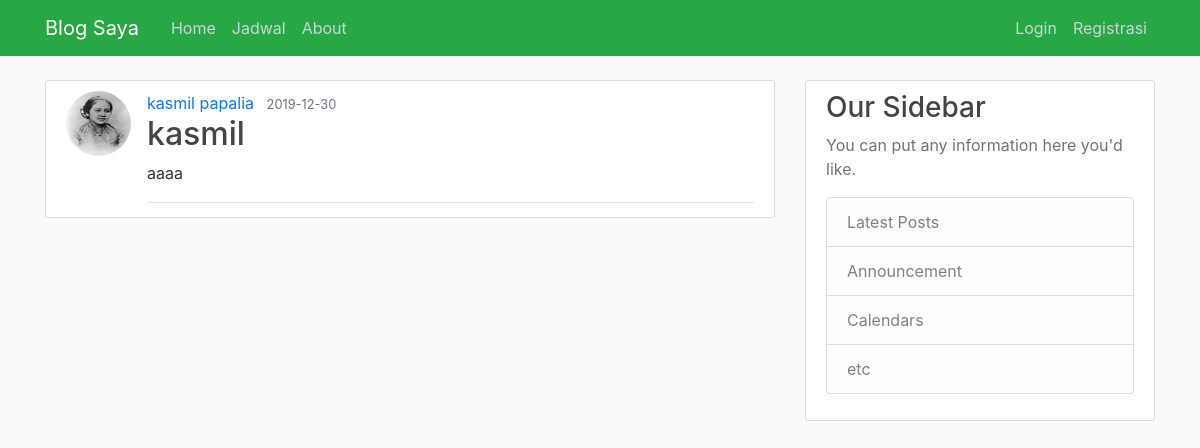
/post/1, run on an earlier commit of the app's database.
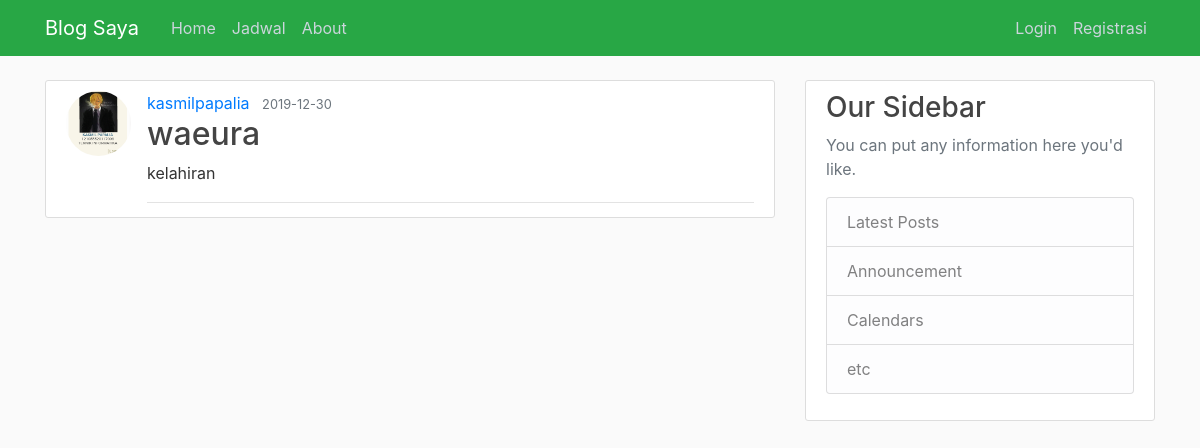
And on a later commit of the database.
### blog_ku/models.py (models this page shows, shortened)
class User(db.Model, UserMixin):
	id = db.Column(db.Integer, primary_key=True)
	username = db.Column(db.String(20), unique=True, nullable=False)
	email = db.Column(db.String(120), unique=True, nullable=False)
	image_file = db.Column(db.String(20), nullable=False, default='default.jpg')
	password = db.Column(db.String(60), nullable=False)
	posts = db.relationship('Post', backref='penulis', lazy=True)

class Post(db.Model):
	id = db.Column(db.Integer, primary_key=True)
	title = db.Column(db.String(100), nullable=False)
	tgl_post = db.Column(db.DateTime, nullable=False, default=datetime.utcnow)
	konten = db.Column(db.Text, nullable=False)
	user_id = db.Column(db.Integer, db.ForeignKey('user.id'), nullable=False)

### blog_ku/routes.py (the view)
@app.route("/post/<int:post_id>")
def post(post_id):
	post= Post.query.get_or_404(post_id)
	return render_template('post.html', title=post.title, post=post)

### blog_ku/templates/post.html (shortened to what this page needs)
{% extends "layout.html" %}
{% block content%}
<article class="media content-section">
	<img class="rounded-circle article-img"
		src="{{ url_for('static', filename='foto_profil/' + post.penulis.image_file) }}">
	<div class="media-body">
		<div class="article-metadata">
			<a class="mr-2" href="#">{{post.penulis.username}}</a>
			<small class=" text-muted">{{post.tgl_post.strftime('%Y-%m-%d')}}</small>
			<h2><a class="article-title" href="#">{{post.title}}</a></h2>
			<p class="article-content">{{post.konten}}</p>
		</div>
</article>
{% endblock content %}

### blog_ku/templates/layout.html (shortened to what this page needs)
<html>
	<head>
		<link rel="stylesheet" href="{{ url_for('static', filename='css/bootstrap.css') }}">
		<link rel="stylesheet" type="text/css" href="{{ url_for('static', filename='main.css') }}">
	</head>
	<body>
		<header class="site-header">
			<nav class="navbar navbar-expand-md navbar-dark bg-success fixed-top">
				<div class="container">
					<a href="#" class="navbar-brand mr-4">Blog Saya</a>
					<div class="collapse navbar-collapse" id="navbarToggle">
						<div class="navbar-nav mr-auto">
							<a href="{{ url_for('home') }}" class="nav-item nav-link">Home</a>
							<a href="{{ url_for('jadwal') }}" class="nav-item nav-link">Jadwal</a>
							<a href="{{ url_for('about') }}" class="nav-item nav-link">About</a>
						</div>
						<div class="navbar-nav">
						 {% if current_user.is_authenticated %}
						 	<a href="{{ url_for('new_post') }}" class="nav-item nav-link">New Post</a>
						 	<a href="{{ url_for('account') }}" class="nav-item nav-link">Account</a>
							<a href="{{ url_for('logout') }}" class="nav-item nav-link">Logout</a>
						 {% else %}
						 	<a href="{{ url_for('login') }}" class="nav-item nav-link">Login</a>
							<a href="{{ url_for('registrasi') }}" class="nav-item nav-link">Registrasi</a>
						 {% endif %}
						</div>
					</div>
				</div>
			</nav>
		</header>
			<main role="main" class="container">
				<div class="row">
					<div class="col-md-8">
						{% block content %} {% endblock %}
					</div>
					<div class="col-md-4">
						<div class="content-section">
							<h3>Our Sidebar</h3>
							<p class='text-muted'>You can put any information here you'd like.
								<ul class="list-group">
									<li class="list-group-item list-group-item-light">Latest Posts</li>
									<li class="list-group-item list-group-item-light">Announcement</li>
									<li class="list-group-item list-group-item-light">Calendars</li>
									<li class="list-group-item list-group-item-light">etc</li>
								</ul>
							</p>
						</div>
					</div>
				</div>
			</main>
	</body>
</html>

### blog_ku/static/main.css (style rules this page uses)
body { background: #fafafa; color: #333333; margin-top: 5rem; }
h1, h2, h3, h4, h5, h6 { color: #444444; }
.site-header .navbar-nav .nav-link { color: #cbd5db; }
.content-section { background: #ffffff; padding: 10px 20px; border: 1px solid #dddddd; border-radius: 3px; margin-bottom: 20px; }
.article-title { color: #444444; }
.article-content { white-space: pre-line; }
.article-img { height: 65px; width: 65px; margin-right: 16px; }
.article-metadata { padding-bottom: 1px; margin-bottom: 4px; border-bottom: 1px solid #e3e3e3; }

What changed in the data, as far as the page shows it:
no longer on this page (row edited): User: image_file (placeholder picture), penulis.username "kasmil papalia"
added User: image_file (picture), penulis.username "kasmilpapalia"
changed Post: title "kasmil" → "waeura"; konten "aaaa" → "kelahiran"
